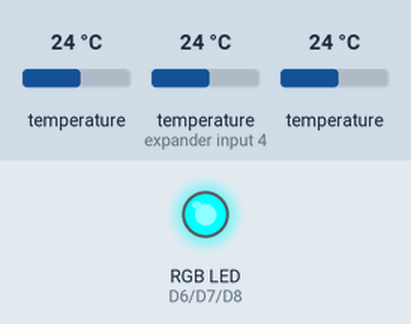
Recording of a sketch running on a simulated ESP8266 (NodeMCU). On the bench: an RGB LED mixed from three pins (HIGH = lit). Inputs (shaded band) come from the test bench; at power-on: temperature 24 °C, temperature (sensor on expander input 4) 24 °C. WiFi joins after 1.5 s; servers stay silent unless stated; what the sketch prints to the serial monitor is not drawn.

Above: at 0.7 s.
At 3.6 s:
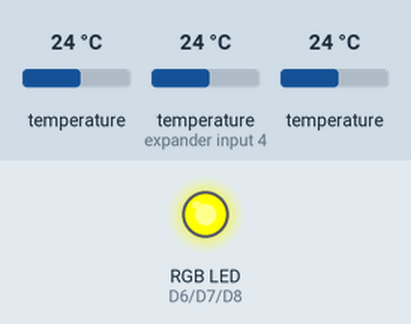
At 7.2 s:
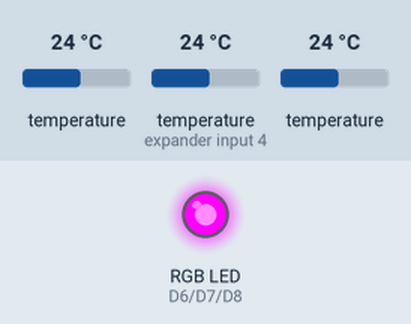
At 8.4 s:
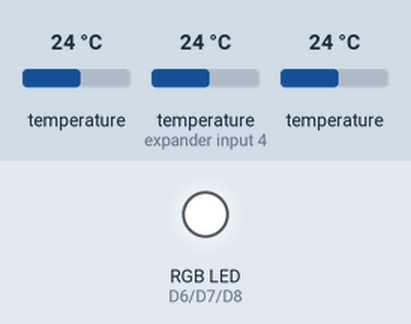
At 31.73 s:
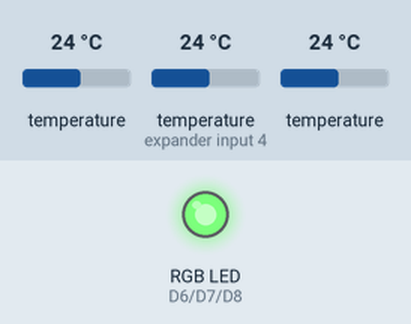
Timing chart, 0 to 33.4 s (numbered marks = the images above):
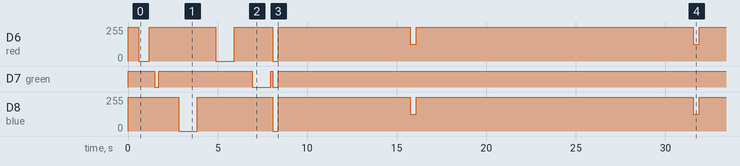

The sketch:

dataloggerEng.ino
```cpp
#define DSUSER
#include <ESP8266WiFi.h>          //https://github.com/esp8266/Arduino
#include <WiFiClientSecure.h>
#include <DNSServer.h>
#include <ESP8266WebServer.h>
#include <WiFiManager.h>         //https://github.com/tzapu/WiFiManager
#include <ESP8266mDNS.h>
#include <ESP8266HTTPUpdateServer.h>
#include <ThingSpeak.h>
#include <SoftwareSerial.h>
#include <Ticker.h>
#include <OneWire.h>
#include <DallasTemperature.h>

//BOTH LM35 - AND DS18B20 change this parameters to fit your setup:
#define red D6
#define green D7
#define blue D8
const char* host = "esp8266-webupdate";
const char* update_path = "/firmware";
const char* update_username = "admin";
const char* update_password = "admin";
unsigned long myChannelNumber = 413239;
const char * myWriteAPIKey = "Z0AO2JW22GLFDDMA";
//================================================================
#ifdef LM35USER
//LM35 USER RX, TX=======================
SoftwareSerial mySerial (D5, D4);
//=======================================
#endif
#ifdef DSUSER
//configuration for DS18B20=======================
#define ONE_WIRE_BUS D3
#define TEMPERATURE_PRECISION 12
#define delayDallas 15000
DeviceAddress blueSensor = { 0x28, 0xFF, 0x35, 0xD9, 0xB1, 0x17, 0x05, 0x26};
DeviceAddress redSensor = { 0x28, 0xFF, 0x0E, 0x25, 0xA3, 0x17, 0x04, 0xEA};
DeviceAddress greenSensor = {0x28, 0xFF, 0xC4, 0x92, 0xB2, 0x17, 0x04, 0x83 };
//================================================
#endif
//DO NOT CHANGE THESE!!==========================
float temperature;
unsigned long time1 = 0;
ESP8266WebServer httpServer(80);
ESP8266HTTPUpdateServer httpUpdater;
WiFiClient client;
OneWire oneWire(ONE_WIRE_BUS);
DallasTemperature sensors(&oneWire);
int nDevices = 0; //number of temperature device
bool verdePlug = 0;
bool rossoPlug = 0;
bool bluPlug = 0;
long timeLast = 0, timeLastDallas = 0;
Ticker ticker;

//================================================

void tick1() {
  int state = digitalRead(red);
  digitalWrite(red, !state);
}
void configModeCallback (WiFiManager *myWiFiManager) {
  Serial.println("Entered config mode");
  Serial.println(WiFi.softAPIP());
  //if you used auto generated SSID, print it
  Serial.println(myWiFiManager->getConfigPortalSSID());
  //entered config mode, make led toggle faster
  digitalWrite(blue, HIGH);
  ticker.attach(0.2, tick1);
}
void blinkFast (int pin, int rep) {
  for (int i = 0; i < rep; i++) {
    digitalWrite(pin, LOW);
    delay(60);
    digitalWrite(pin, HIGH);
    delay(60);
  }
}

void heartbreath() {
  bool state = digitalRead(blue);
  digitalWrite(blue, !state);
  digitalWrite(green, !state);
}
void fade (int pin) {
  for (int i = 1024; i > 0; i -= 5) {
    analogWrite(pin, i);
    delay(5);
  }
  for (int i = 0; i < 1024; i += 5) {
    analogWrite(pin, i);
    delay(5);
  }
  digitalWrite(pin, HIGH);
}
void checkSensors() {
  if ((sensors.isConnected(blueSensor)) && (bluPlug == 0)) {
    bluPlug = 1;
    Serial.print("Blue sensor found and working\n");
    fade(blue);
  }
  else if ((!sensors.isConnected(blueSensor)) && (bluPlug == 1)) {
    blinkFast(blue, 5);
    Serial.println("Blue sensor unplugged!");
    bluPlug = 0;
  }
  if ((sensors.isConnected(redSensor)) && (rossoPlug == 0)) {
    rossoPlug = 1;
    Serial.print("Red sensor found and workinge\n");
    fade(red);
  }
  else if ((!sensors.isConnected(redSensor)) && (rossoPlug == 1)) {
    blinkFast(red, 5);
    Serial.println("Red sensor unplugged!");
    rossoPlug = 0;
  }
  if ((sensors.isConnected(greenSensor)) && (verdePlug == 0)) {
    verdePlug = 1;
    fade(green);
    Serial.print("Green sensor found and working\n");
  }
  else if ((!sensors.isConnected(greenSensor)) && (verdePlug == 1)) {
    blinkFast(green, 5);
    Serial.println("Green sensor unplugged!");
    verdePlug = 0;
  }
}
//END =================

void setup(void) {

  Serial.begin(115200);
  Serial.println();
  pinMode(D6, OUTPUT);
  pinMode(D7, OUTPUT);
  pinMode(D8, OUTPUT);
  digitalWrite(green, HIGH);
  digitalWrite(red, HIGH);
  digitalWrite(blue, HIGH);
  ticker.attach(0.6, tick1);
  Serial.println("Booting Sketch...");
#ifdef LM35USER
  mySerial.begin(9600);
#endif
  WiFiManager wifiManager;
  wifiManager.setAPCallback(configModeCallback);
  wifiManager.autoConnect("AutoConnectAP");
  ticker.detach();
  digitalWrite(red, HIGH);
  digitalWrite(green, LOW);
  delay(200);
  digitalWrite(green, HIGH);
  delay(100);
#ifdef DSUSER
  Serial.println("Searching for Dallas temperature sensors...");
  sensors.begin();
  nDevices = sensors.getDeviceCount();
  Serial.printf ("Found %d sensors\n", nDevices);

  checkSensors();
  delay(100);
#endif
  digitalWrite(blue, LOW);
  digitalWrite(red, LOW);
  digitalWrite(green, LOW);

  MDNS.begin(host);
  httpUpdater.setup(&httpServer, update_path, update_username, update_password);
  httpServer.begin();
  MDNS.addService("http", "tcp", 80);
  Serial.printf("HTTPUpdateServer ready! Open http://%s.local%s in your browser and login with username '%s' and password '%s'\n", host, update_path, update_username, update_password);
  Serial.println("\nVersion v.1.0\n");
  ThingSpeak.begin(client);
  delay(300);
  digitalWrite(green, HIGH);
  digitalWrite(blue, HIGH);
  digitalWrite(red, HIGH);
}


void loop(void) {
  if (millis() - timeLastDallas > delayDallas) {
#ifdef DSUSER
    sensors.requestTemperatures();
    analogWrite(blue, 500);
    analogWrite(red, 500);
    if (verdePlug == 1) {
      float tempC = sensors.getTempC(greenSensor);
      ThingSpeak.setField(1, tempC);
      Serial.printf("\nGreen temperature sensor: %2.2f°C", tempC);
    }
    if (rossoPlug == 1) {
      float tempC = sensors.getTempC(redSensor);
      ThingSpeak.setField(2, tempC);
      Serial.printf("\nRed temperature sensor: %2.2f°C", tempC);
    }
    if (bluPlug == 1) {
      float tempC = sensors.getTempC(blueSensor);
      ThingSpeak.setField(3, tempC);
      Serial.printf("\nBlue temperature sensor: %2.2f\n°C", tempC);
    }
#endif
    timeLastDallas = millis();
#ifdef LM35USER
    ThingSpeak.setField(1, temperature);
    //Serial.printf("\n temperature letta da sensor analogico: %2.2f°C\n", temperature);
#endif
    ThingSpeak.writeFields(myChannelNumber, myWriteAPIKey);
    digitalWrite(blue, HIGH);
    digitalWrite(red , HIGH);
  }
#ifdef DSUSER
  checkSensors();
#endif
#ifdef LM35USER
  if (mySerial.available() > 0) {
    delay(10);
    char rec[6];
    while (mySerial.read() != 'a');
    rec[0] = mySerial.read();
    rec[1] = mySerial.read();
    rec[2] = mySerial.read();
    rec[3] = mySerial.read();
    temperature = ((rec[1] - 48) * 10) + (rec[2] - 48) + ((rec[3] - 48) * 0.1);
    if (rec[0] == '-') {
      temperature = -temperature;
    }
  }
#endif
  httpServer.handleClient();
}
```

Measured:
- by itself, D6 (red): 255/255 → 0/255 at 0.60 s, → 255/255 0.60 s later, → 0/255 3.7 s later, → 255/255 1.0 s later, … (10 changes in this stretch)
- by itself, D8 (blue): 255/255 → 0/255 at 2.8 s, → 255/255 1.0 s later, → 0/255 4.2 s later, → 255/255 0.31 s later, … (8 changes in this stretch)
